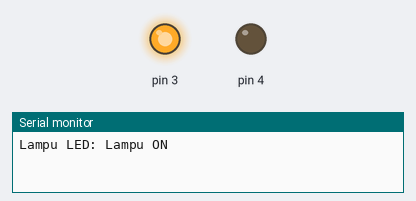
Simulated run of this sketch. Board: Arduino Uno, built with avr-gcc and run on an emulated ATmega328P. Shown: output pins drawn as LEDs (lit = HIGH), the last lines printed to the serial monitor.

Above: at 2.5 s.
At 7.5 s:
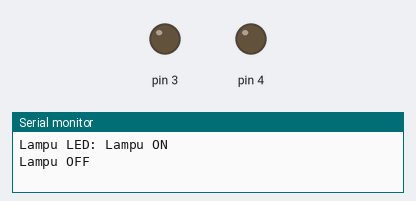
Timing chart, 0 to 13.0 s (numbered marks = the images above):
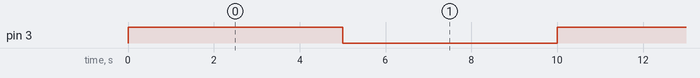

The sketch:

serial1arah.ino
```cpp
#define led1 3;
#define led2 4;
void setup() {
  pinMode(3, OUTPUT);
  pinMode(4, OUTPUT);
  Serial.begin(9600);
  Serial.print("Lampu LED: ");

}

void loop() {
   Serial.println("Lampu ON");
   digitalWrite(3,HIGH);
   delay(5000);

   Serial.println("Lampu OFF");
   digitalWrite(3,LOW);
   delay(5000);


}
```

Measured:
- by itself, pin 3: alternates HIGH for 5.0 s and LOW for 5.0 s
